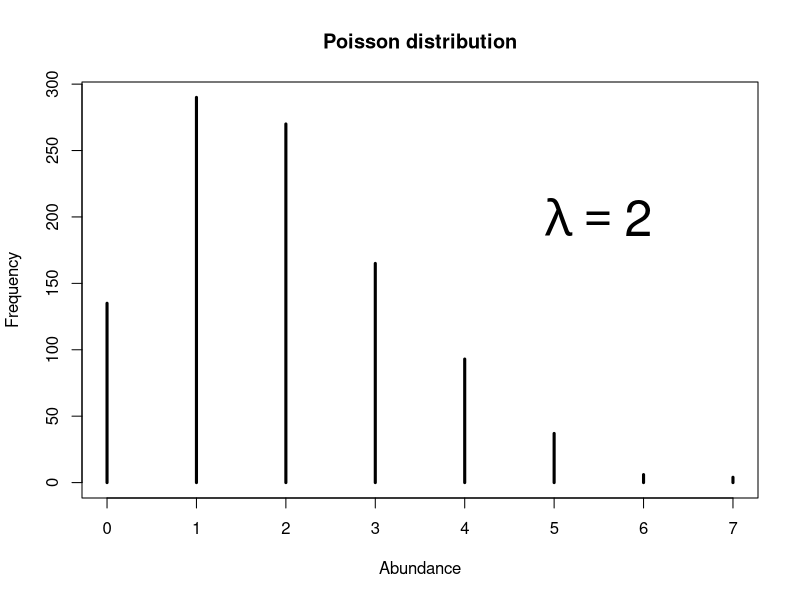

R code for this plot:
## ---- chunk 1
plot(table(rpois(1000, 2)), 
     lwd = 3, 
     ylab = "Frequency", 
     xlab = "Abundance", 
     main = "Poisson distribution")
text(5.5, 200, 
     expression(lambda == 2), cex = 3)
